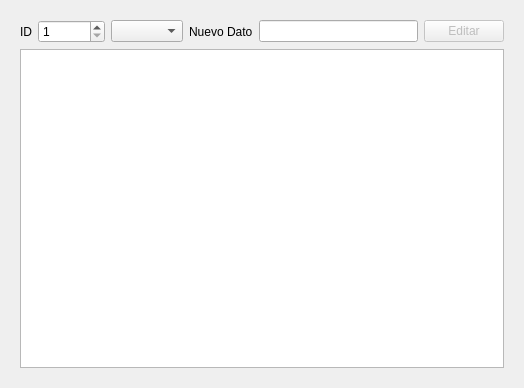
<?xml version="1.0" encoding="UTF-8"?>
<ui version="4.0">
 <class>eliminar</class>
 <widget class="QDialog" name="eliminar">
  <property name="geometry">
   <rect>
    <x>0</x>
    <y>0</y>
    <width>524</width>
    <height>388</height>
   </rect>
  </property>
  <property name="windowTitle">
   <string>Eliminar</string>
  </property>
  <property name="windowIcon">
   <iconset resource="iconos.qrc">
    <normaloff>:/new/prefix1/iconos/eliminar.png</normaloff>:/new/prefix1/iconos/eliminar.png</iconset>
  </property>
  <layout class="QGridLayout" name="gridLayout_2">
   <item row="0" column="0">
    <widget class="QStackedWidget" name="area">
     <property name="currentIndex">
      <number>1</number>
     </property>
     <widget class="QWidget" name="page_3">
      <layout class="QGridLayout" name="gridLayout">
       <item row="0" column="0">
        <layout class="QVBoxLayout" name="verticalLayout">
         <item>
          <layout class="QHBoxLayout" name="horizontalLayout">
           <item>
            <widget class="QLabel" name="label">
             <property name="text">
              <string>ID</string>
             </property>
            </widget>
           </item>
           <item>
            <widget class="QSpinBox" name="spinBox">
             <property name="minimum">
              <number>1</number>
             </property>
             <property name="maximum">
              <number>999999999</number>
             </property>
            </widget>
           </item>
           <item>
            <widget class="QPushButton" name="e">
             <property name="enabled">
              <bool>false</bool>
             </property>
             <property name="text">
              <string>Eliminar</string>
             </property>
             <property name="icon">
              <iconset resource="iconos.qrc">
               <normaloff>:/new/prefix1/iconos/eliminar.png</normaloff>:/new/prefix1/iconos/eliminar.png</iconset>
             </property>
             <property name="autoDefault">
              <bool>false</bool>
             </property>
            </widget>
           </item>
          </layout>
         </item>
         <item>
          <widget class="QTableView" name="datos">
           <property name="enabled">
            <bool>true</bool>
           </property>
           <property name="tabKeyNavigation">
            <bool>true</bool>
           </property>
           <property name="sortingEnabled">
            <bool>false</bool>
           </property>
           <attribute name="verticalHeaderVisible">
            <bool>false</bool>
           </attribute>
          </widget>
         </item>
        </layout>
       </item>
      </layout>
     </widget>
     <widget class="QWidget" name="page_4">
      <layout class="QGridLayout" name="gridLayout_3">
       <item row="0" column="0">
        <layout class="QVBoxLayout" name="verticalLayout_2">
         <item>
          <layout class="QHBoxLayout" name="horizontalLayout_2">
           <item>
            <widget class="QLabel" name="label_2">
             <property name="text">
              <string>ID</string>
             </property>
            </widget>
           </item>
           <item>
            <widget class="QSpinBox" name="spinBox_2">
             <property name="minimum">
              <number>1</number>
             </property>
             <property name="maximum">
              <number>999999999</number>
             </property>
            </widget>
           </item>
           <item>
            <widget class="QComboBox" name="columna"/>
           </item>
           <item>
            <widget class="QLabel" name="label_3">
             <property name="text">
              <string>Nuevo Dato</string>
             </property>
            </widget>
           </item>
           <item>
            <widget class="QLineEdit" name="lineEdit"/>
           </item>
           <item>
            <widget class="QPushButton" name="ed">
             <property name="enabled">
              <bool>false</bool>
             </property>
             <property name="text">
              <string>Editar</string>
             </property>
             <property name="icon">
              <iconset resource="iconos.qrc">
               <normaloff>:/new/prefix1/iconos/editar-informacion.png</normaloff>:/new/prefix1/iconos/editar-informacion.png</iconset>
             </property>
             <property name="autoDefault">
              <bool>false</bool>
             </property>
            </widget>
           </item>
          </layout>
         </item>
         <item>
          <widget class="QTableView" name="datos_2">
           <property name="enabled">
            <bool>true</bool>
           </property>
           <property name="tabKeyNavigation">
            <bool>true</bool>
           </property>
           <property name="sortingEnabled">
            <bool>false</bool>
           </property>
           <attribute name="verticalHeaderVisible">
            <bool>false</bool>
           </attribute>
          </widget>
         </item>
        </layout>
       </item>
      </layout>
     </widget>
    </widget>
   </item>
  </layout>
 </widget>
 <resources>
  <include location="iconos.qrc"/>
 </resources>
 <connections/>
</ui>
